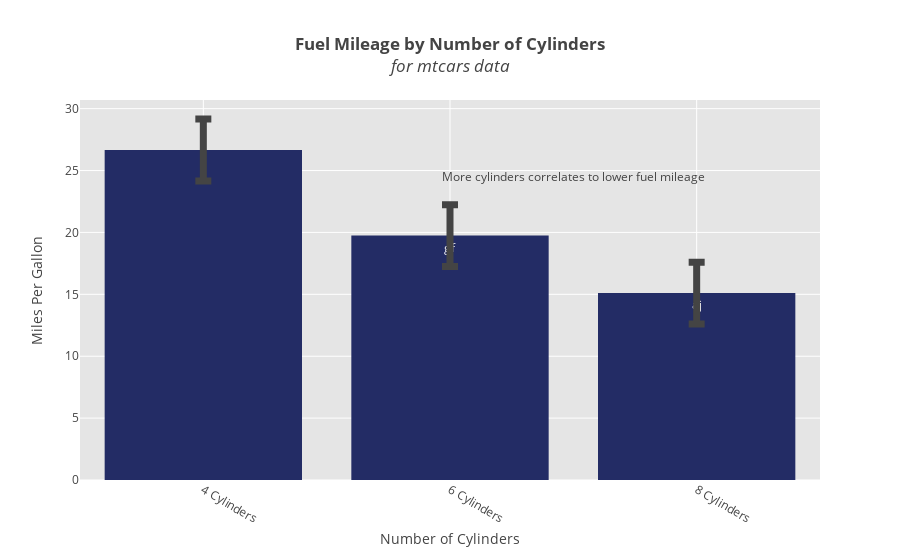

The notebook cell saved with this chart:
### Markdown cell above
Preview the results again:

### Code cell
# view plot inline 
fig = barplot.create_graph(**args)

### Figure 1 — Plotly figure (JSON) as saved in the notebook; plotly's stock layout.template omitted (floating-point values rounded to 4 significant figures)
{"data": [{"error_y": {"array": [2.5, 2.5, 2.5], "thickness": 7, "type": "data", "visible": true, "width": 8}, "marker": {"color": "#232C65"}, "name": "mpg", "text": ["ll", "gf", "aj"], "type": "bar", "uid": "a1e46478-465c-4570-9de7-9013fab64499", "x": ["4 Cylinders", "6 Cylinders", "8 Cylinders"], "y": [26.66, 19.74, 15.1]}], "layout": {"annotations": [{"showarrow": false, "text": "More cylinders correlates to lower fuel mileage", "x": 1.5, "y": 24.5}], "hovermode": "closest", "plot_bgcolor": "rgb(229, 229, 229)", "title": "<b>Fuel Mileage by Number of Cylinders</b><br><i>for mtcars data</i>", "xaxis": {"gridcolor": "rgb(255,255,255)", "tickangle": 30, "title": "Number of Cylinders", "zerolinecolor": "rgb(255,255,255)"}, "yaxis": {"gridcolor": "rgb(255,255,255)", "title": "Miles Per Gallon", "zerolinecolor": "rgb(255,255,255)"}}}
